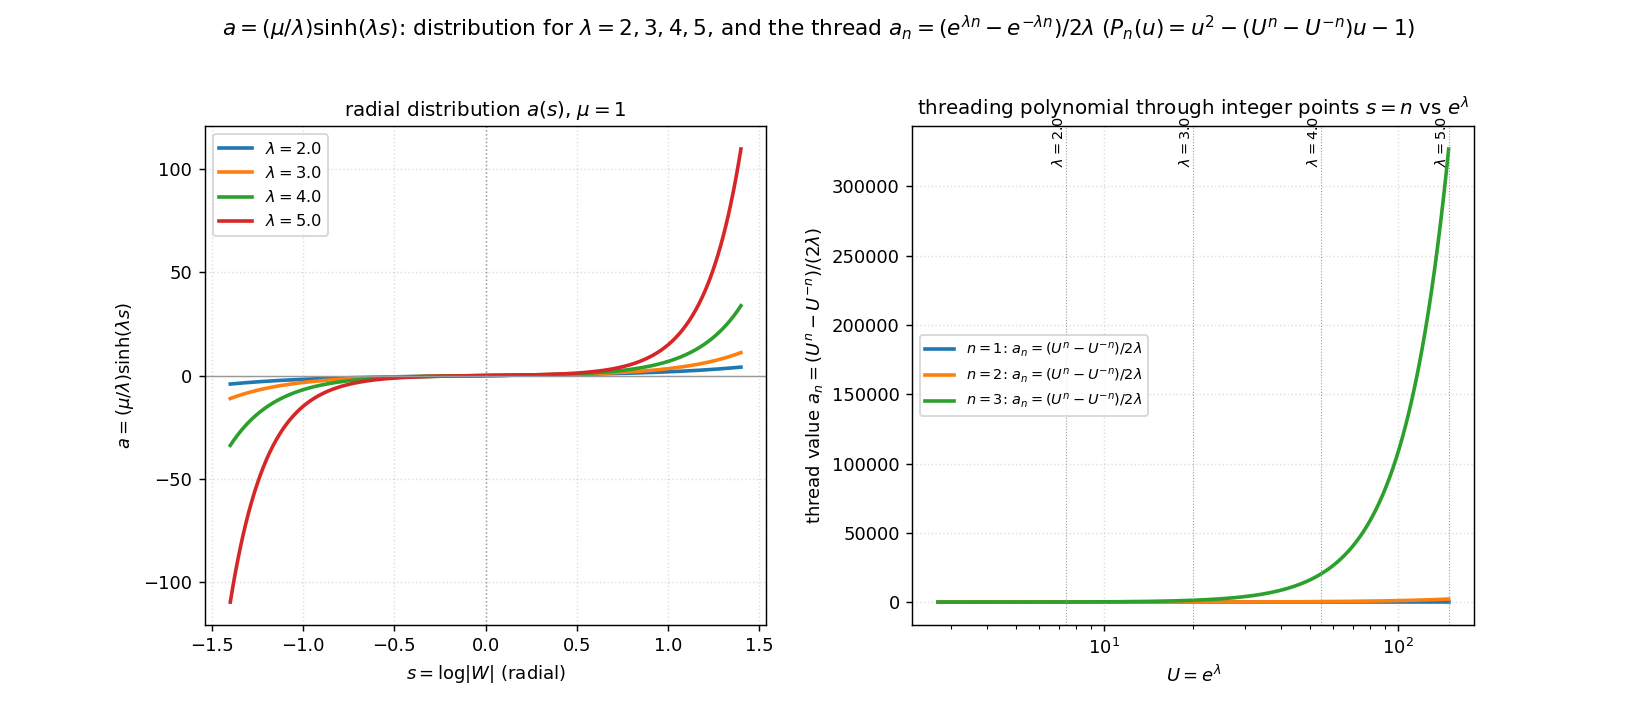

Recreate this plot in Python.
#!/usr/bin/env python3
"""
023 — a-distribution for mu=1, lambda=2,3,4,5, and the threading polynomial.

Assignment  a = (mu/lambda) sinh(lambda s)  (s = radial flat coordinate).
For mu = 1:  a(s) = (1/lambda) sinh(lambda s).

Left  : the radial distribution a(s) for lambda = 2,3,4,5 (mu = 1).

Right : the "threading polynomial" through the integer points s = n.
  Write U = e^{lambda};  at s = n the assignment is
        a_n = (1/lambda) sinh(lambda n) = (1/(2 lambda))(U^n - U^{-n}),
  a Laurent polynomial in U = e^lambda.  Equivalently the threading quadratic
  in u = e^{lambda s} is
        P_n(u) = u^2 - (U^n - U^{-n}) u - 1 = 0,    root u = e^{lambda n}.
  Plotted: a_n(U) = (U^n - U^{-n})/(2 ln U)  for n = 1,2,3  vs  U = e^lambda.

STATUS: all elementary identities (sinh, the Laurent rewriting) exact.
"""

import numpy as np
import matplotlib
matplotlib.use("Agg")
import matplotlib.pyplot as plt

MU = 1.0
LAMS = [2.0, 3.0, 4.0, 5.0]


def a_of_s(s, lam):
    return (MU / lam) * np.sinh(lam * s)


def main():
    fig, (ax1, ax2) = plt.subplots(1, 2, figsize=(12.6, 5.4))

    # ---- left: radial distribution ----
    s = np.linspace(-1.4, 1.4, 600)
    colors = ["tab:blue", "tab:orange", "tab:green", "tab:red"]
    for lam, c in zip(LAMS, colors):
        ax1.plot(s, a_of_s(s, lam), lw=2, color=c, label=rf"$\lambda={lam}$")
    ax1.axhline(0, color="0.6", lw=0.8)
    ax1.axvline(0, color="0.6", lw=0.8, ls=":")
    ax1.set_xlabel(r"$s=\log|W|$ (radial)")
    ax1.set_ylabel(r"$a=(\mu/\lambda)\sinh(\lambda s)$")
    ax1.set_title(r"radial distribution $a(s)$, $\mu=1$", fontsize=11)
    ax1.legend(fontsize=9)
    ax1.grid(True, ls=":", alpha=0.4)

    # ---- right: threading polynomial vs e^lambda ----
    U = np.linspace(np.e**1.0, np.e**5.0, 600)
    for n, c in zip([1, 2, 3], ["tab:blue", "tab:orange", "tab:green"]):
        lam = np.log(U)
        a_n = (1.0 / (2.0 * lam)) * (U**n - U**(-n))
        ax2.plot(U, a_n, lw=2, color=c, label=rf"$n={n}$: $a_n=(U^n-U^{{-n}})/2\lambda$")
    for lam in LAMS:
        Ulam = np.e**lam
        ax2.axvline(Ulam, color="0.6", lw=0.6, ls=":")
        ax2.text(Ulam, ax2.get_ylim()[1] * 0.92, rf"$\lambda={lam}$",
                 rotation=90, fontsize=8, ha="right")
    ax2.set_xscale("log")
    ax2.set_xlabel(r"$U=e^{\lambda}$")
    ax2.set_ylabel(r"thread value $a_n=(U^n-U^{-n})/(2\lambda)$")
    ax2.set_title(r"threading polynomial through integer points $s=n$ "
                  r"vs $e^{\lambda}$", fontsize=11)
    ax2.legend(fontsize=8)
    ax2.grid(True, ls=":", alpha=0.4)

    fig.suptitle(
        r"$a=(\mu/\lambda)\sinh(\lambda s)$: distribution for $\lambda=2,3,4,5$, "
        r"and the thread $a_n=(e^{\lambda n}-e^{-\lambda n})/2\lambda$ "
        r"($P_n(u)=u^2-(U^n-U^{-n})u-1$)", fontsize=12)
    fig.subplots_adjust(top=0.82, wspace=0.26)
    out = "/Users/mingli/AEG/aeg-paper/notes/general/023-a-lambda-family.png"
    fig.savefig(out, dpi=130)
    print("saved:", out)


if __name__ == "__main__":
    main()
